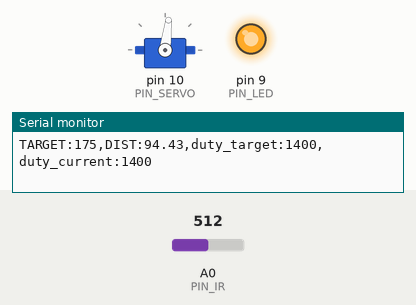
Bench run of a sketch on a simulated Arduino Uno, built with avr-gcc and run on an emulated ATmega328P. Parts: servo, output pins drawn as LEDs (lit = HIGH), the last lines printed to the serial monitor. The inputs (shaded band) are chosen by the test bench; at power-on: A0 (PIN_IR) = 512.

Above: at 1.2 s.
1.3 s: A0 (PIN_IR) set to 331
2.9 s: A0 (PIN_IR) set to 309
At 4.9 s:
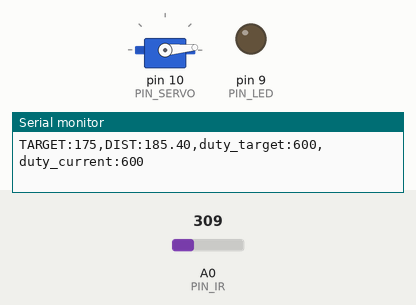
5.3 s: A0 (PIN_IR) set to 511
At 5.45 s:
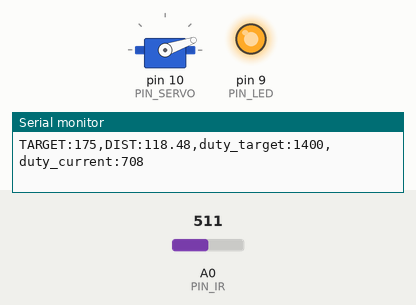
7.4 s: A0 (PIN_IR) set to 306
At 7.71 s:
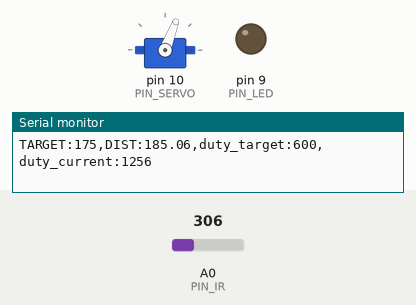
9.9 s: A0 (PIN_IR) set to 10
11.4 s: A0 (PIN_IR) set to 7
At 11.93 s:
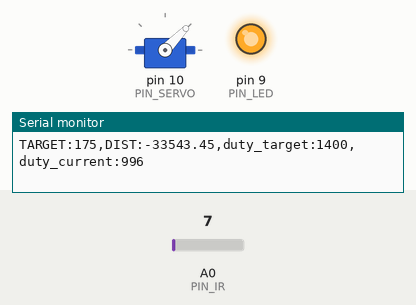
Timing chart, 0 to 14.4 s (numbered marks = the images above; inputs shaded):
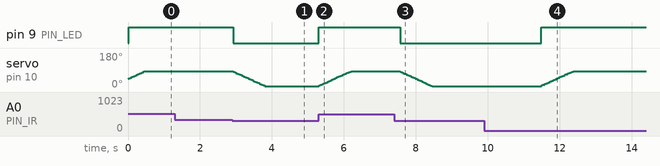

The sketch:

22_bbc_20243025.ino
```cpp
#include <Servo.h>

// Arduino pin assignment
#define PIN_LED   9
#define PIN_SERVO 10
#define PIN_IR    A0

// Event interval parameters
#define _INTERVAL_DIST    20 // distance sensor interval (unit: ms)
#define _INTERVAL_SERVO   20 // servo interval (unit: ms)
#define _INTERVAL_SERIAL  100 // serial interval (unit: ms)

// EMA filter configuration for the IR distance sensor
#define _EMA_ALPHA 0.2    // EMA weight of new sample (range: 0 to 1)
                          // Setting EMA to 1 effectively disables EMA filter.

// Servo adjustment - Set _DUTY_MAX, _NEU, _MIN with your own numbers
#define _DUTY_MAX 1500 // 2000
#define _DUTY_NEU 1000 // 1500
#define _DUTY_MIN 600 // 1000

#define _SERVO_ANGLE_DIFF  53  // Replace with |D - E| degree
#define _SERVO_SPEED       55  // servo speed

#define _BANGBANG_RANGE    400  // duty up and down for bangbang control

// Target Distance
#define _DIST_TARGET    175 // Center of the rail (unit:mm)

// global variables

Servo myservo;

float dist_ema;     // unit: mm

int duty_change_per_interval; // maximum duty difference per interval
int duty_target;    // Target duty
int duty_current;      // Current duty
int duty_adj;       // Level adjustment

unsigned long last_sampling_time_dist;   // unit: msec
unsigned long last_sampling_time_servo;  // unit: msec
unsigned long last_sampling_time_serial; // unit: msec

bool event_dist, event_servo, event_serial; // event triggered?

void setup()
{
  // initialize GPIO pins
  pinMode(PIN_LED,OUTPUT);
  myservo.attach(PIN_SERVO);

  duty_target = duty_current = _DUTY_NEU;
  myservo.writeMicroseconds(duty_current);

  // initialize serial port
  Serial.begin(1000000);

  // convert angular speed into duty change per interval.
  duty_change_per_interval = (float)(_DUTY_MAX - _DUTY_MIN) * ((float)_SERVO_SPEED / _SERVO_ANGLE_DIFF) * (_INTERVAL_SERVO / 1000.0);
}

void loop()
{
  unsigned long time_curr = millis();

  // wait until next event time
  if (time_curr >= (last_sampling_time_dist + _INTERVAL_DIST)) {
        last_sampling_time_dist += _INTERVAL_DIST;
        event_dist = true;
  }
  if (time_curr >= (last_sampling_time_servo + _INTERVAL_SERVO)) {
        last_sampling_time_servo += _INTERVAL_SERVO;
        event_servo = true;
  }
  if (time_curr >= (last_sampling_time_serial + _INTERVAL_SERIAL)) {
        last_sampling_time_serial += _INTERVAL_SERIAL;
        event_serial = true;
  }

  if (event_dist) {
    float dist_filtered; // unit: mm
    event_dist = false;

    // get a distance reading from the distance sensor
    dist_filtered = volt_to_distance(ir_sensor_filtered(10, 0.5, 0));
    dist_ema = _EMA_ALPHA * dist_filtered + (1.0 - _EMA_ALPHA) * dist_ema;

    // bang bang control
    if (dist_ema > _DIST_TARGET) {
      duty_target = _DUTY_NEU - _BANGBANG_RANGE;
      digitalWrite(PIN_LED, 0);
    } else if (dist_ema < _DIST_TARGET) {
      duty_target = _DUTY_NEU + _BANGBANG_RANGE;
      digitalWrite(PIN_LED, 1);
    }
  }

  if (event_servo) {
    event_servo = false;

    // adjust duty_current toward duty_target by duty_change_per_interval
    if (duty_target > duty_current) {
      duty_current += duty_change_per_interval;

      if (duty_current > duty_target){
          //duty_current = duty_target;
      }
    } else if (duty_target < duty_current) {
      duty_current -= duty_change_per_interval;

      if (duty_current < duty_target){
        duty_current = duty_target;
      }
    }

    // servo arm protection
    if (duty_current < _DUTY_MIN)
      duty_current = _DUTY_MIN;
    else if (duty_current > _DUTY_MAX)
      duty_current = _DUTY_MAX;

    // update servo position
    myservo.writeMicroseconds(duty_current);
  }

  if (event_serial) {
    event_serial = false;

    // output the read value to the serial port
    Serial.print("TARGET:"); Serial.print(_DIST_TARGET);
    Serial.print(",DIST:"); Serial.print(dist_ema);
    Serial.print(",duty_target:"); Serial.print(duty_target);
    Serial.print(",duty_current:"); Serial.println(duty_current);
    //Serial.print("duty_change: "); Serial.println(duty_change_per_interval);
  }
}

float volt_to_distance(int a_value)
{
  // Replace line into your own equation
  return (6762.0 / (a_value - 9) - 4.0) * 10.0;
  //float volt = (float)a_value;
  //return 270.0 - (0.2 * volt); // 선형화된 거리 계산
  //return ???;
}

int compare(const void *a, const void *b) {
  return (*(unsigned int *)a - *(unsigned int *)b);
}

unsigned int ir_sensor_filtered(unsigned int n, float position, int verbose)
{
  // Eliminate spiky noise of an IR distance sensor by repeating measurement and taking a middle value
  // n: number of measurement repetition
  // position: the percentile of the sample to be taken (0.0 <= position <= 1.0)
  // verbose: 0 - normal operation, 1 - observing the internal procedures, and 2 - calculating elapsed time.
  // Example 1: ir_sensor_filtered(n, 0.5, 0) => return the median value among the n measured samples.
  // Example 2: ir_sensor_filtered(n, 0.0, 0) => return the smallest value among the n measured samples.
  // Example 3: ir_sensor_filtered(n, 1.0, 0) => return the largest value among the n measured samples.

  // The output of Sharp infrared sensor includes lots of spiky noise.
  // To eliminate such a spike, ir_sensor_filtered() performs the following two steps:
  // Step 1. Repeat measurement n times and collect n * position smallest samples, where 0 <= postion <= 1.
  // Step 2. Return the position'th sample after sorting the collected samples.

  // returns 0, if any error occurs

  unsigned int *ir_val, ret_val;
  unsigned int start_time;

  if (verbose >= 2)
    start_time = millis();

  if ((n == 0) || (n > 100) || (position < 0.0) || (position > 1))
    return 0;

  if (position == 1.0)
    position = 0.999;

  if (verbose == 1) {
    Serial.print("n: "); Serial.print(n);
    Serial.print(", position: "); Serial.print(position);
    Serial.print(", ret_idx: ");  Serial.println((unsigned int)(n * position));
  }

  ir_val = (unsigned int *)malloc(sizeof(unsigned int) * n);
  if (ir_val == NULL)
    return 0;

  if (verbose == 1)
    Serial.print("IR:");

  for (int i = 0; i < n; i++) {
    ir_val[i] = analogRead(PIN_IR);
    if (verbose == 1) {
        Serial.print(" ");
        Serial.print(ir_val[i]);
    }
  }

  if (verbose == 1)
    Serial.print  ("  => ");

  qsort(ir_val, n, sizeof(unsigned int), compare);
  ret_val = ir_val[(unsigned int)(n * position)];

  if (verbose == 1) {
    for (int i = 0; i < n; i++) {
        Serial.print(" ");
        Serial.print(ir_val[i]);
    }
    Serial.print(" :: ");
    Serial.println(ret_val);
  }
  free(ir_val);

  if (verbose >= 2) {
    Serial.print("Elapsed time: "); Serial.print(millis() - start_time); Serial.println("ms");
  }

  return ret_val;
}
```

Measured:
- the behaviour switches between 324 and 323 on A0 (PIN_IR) (found by bisection; images 0 and 1)
- the behaviour switches between 9 and 8 on A0 (PIN_IR) (found by bisection; images 3 and 4)
- after the input at 2.9 s, pin 9 (PIN_LED): HIGH → LOW at once; servo on pin 10 (PIN_SERVO): moves from 83° to 5° over 0.88 s, starting at once
- after the input at 5.3 s, pin 9 (PIN_LED): LOW → HIGH at once; servo on pin 10 (PIN_SERVO): moves from 5° to 83° over 0.90 s, starting at once
- after the input at 7.4 s, pin 9 (PIN_LED): HIGH → LOW after 0.16 s; servo on pin 10 (PIN_SERVO): moves from 83° to 5° over 0.90 s, starting after 0.16 s
- after the input at 11.4 s, pin 9 (PIN_LED): LOW → HIGH after 0.08 s; servo on pin 10 (PIN_SERVO): moves from 5° to 83° over 0.90 s, starting after 0.08 s
